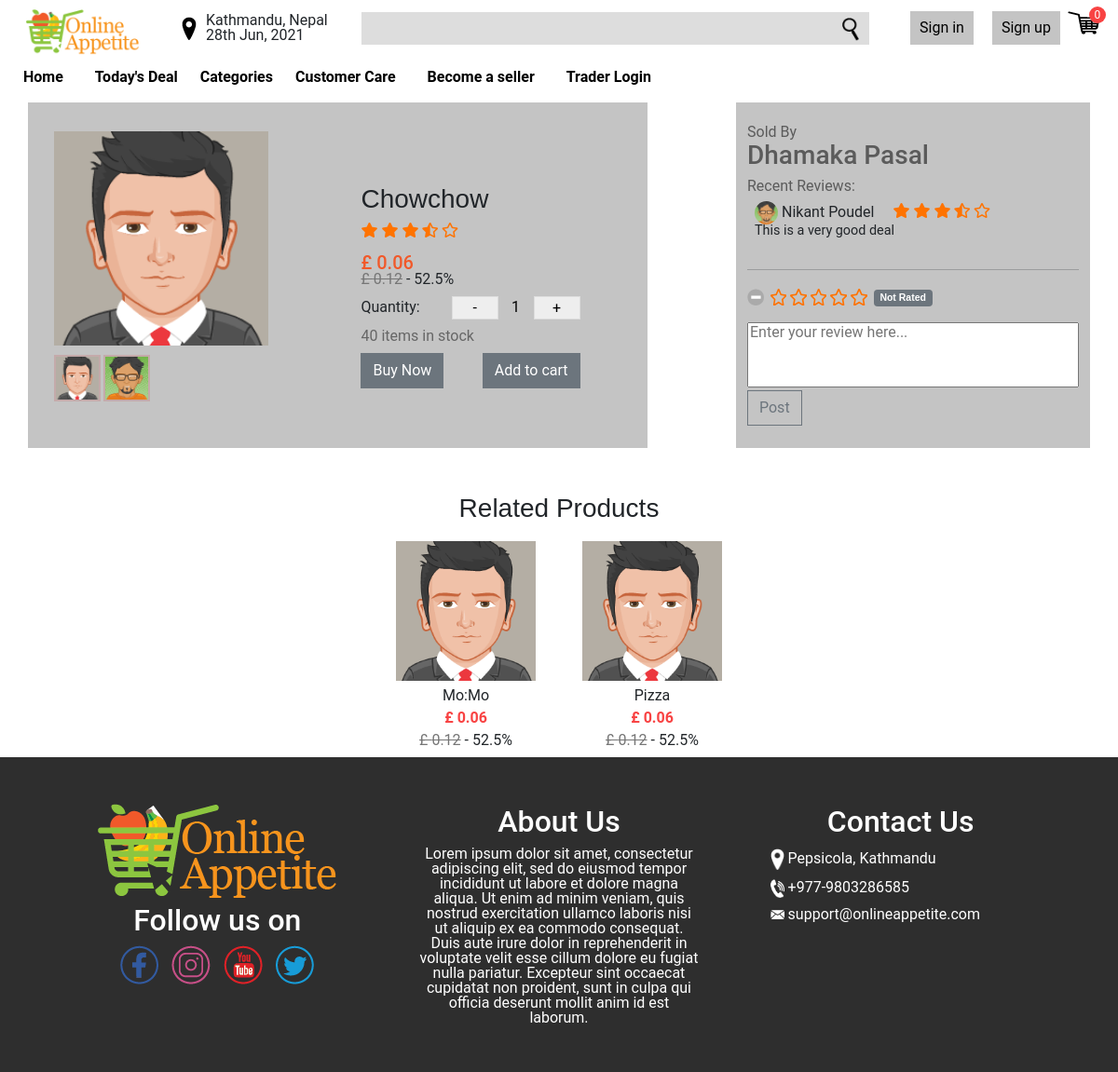
The page /product.php?id=2 on the database as committed earlier.
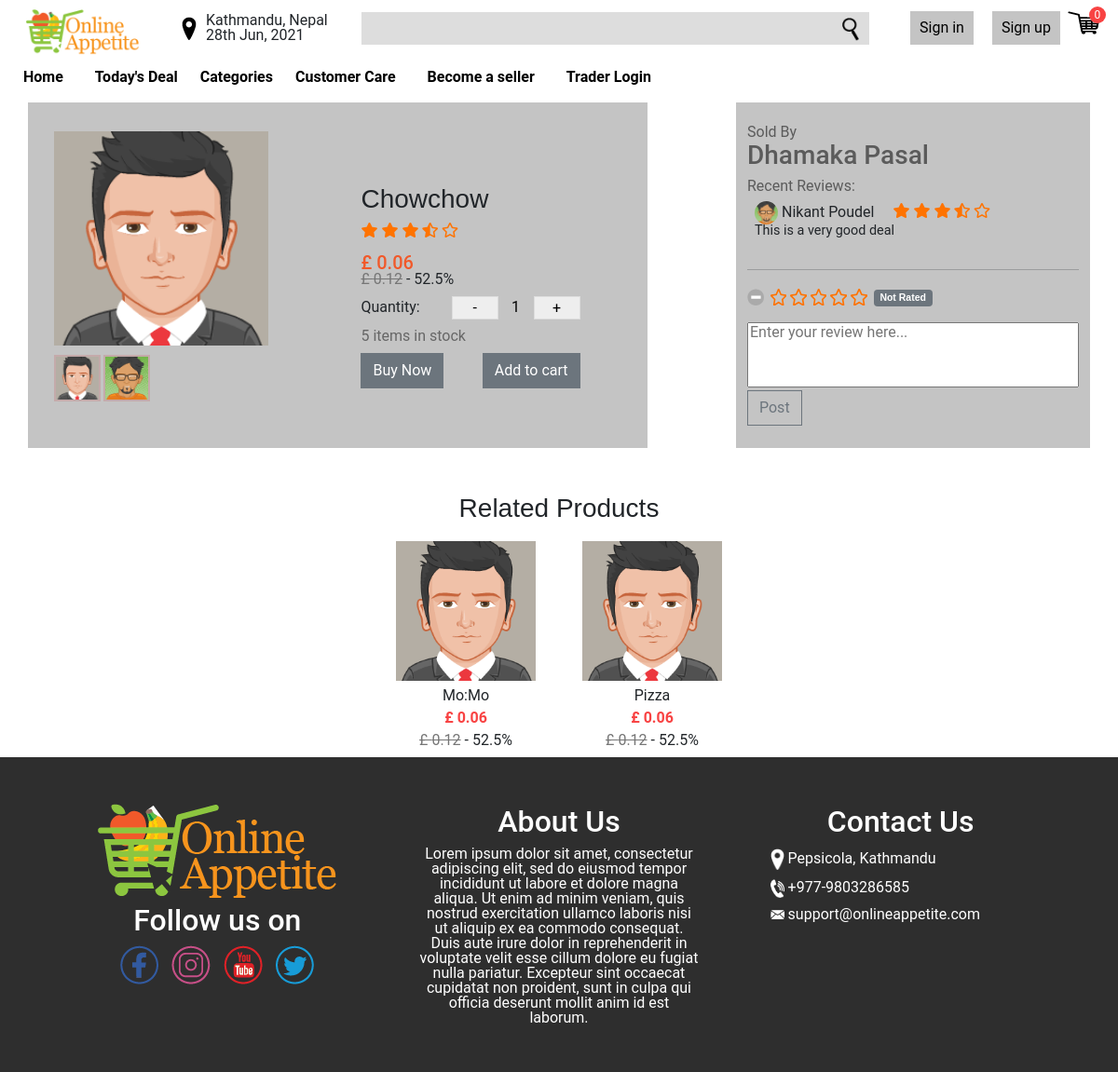
The same page on the database as committed later.
### tables this page shows
CREATE TABLE products (
	product_id INTEGER NOT NULL PRIMARY KEY AUTOINCREMENT,
	product_name VARCHAR(30) NOT NULL,
	category_id INTEGER NOT NULL,
	confirmed_on DATE NULL,
	price INTEGER NOT NULL,
	stock INTEGER NOT NULL,
	shop_id INTEGER NOT NULL,
	description VARCHAR(200) NOT NULL,
	image1 VARCHAR(50) NOT NULL,
	image2 VARCHAR(50) NOT NULL,
	created_at TIMESTAMP DEFAULT CURRENT_TIMESTAMP,
	updated_at TIMESTAMP NULL, "trader_id" INTEGER,
	FOREIGN KEY (category_id) REFERENCES category (category_id),
	FOREIGN KEY (shop_id) REFERENCES shop (shop_id)
);

CREATE TABLE shops (
	shop_id INTEGER NOT NULL PRIMARY KEY AUTOINCREMENT,
	trader_id INTEGER NOT NULL,
	shop_name VARCHAR(30) NOT NULL,
	verified_on DATE NULL,
	gov_no VARCHAR(30) NOT NULL,
	address VARCHAR(50) NOT NULL,
	contact_no VARCHAR(20) NOT NULL,
	shop_type VARCHAR(20) NOT NULL,
	description VARCHAR(200) NOT NULL,
	created_at TIMESTAMP DEFAULT CURRENT_TIMESTAMP,
	updated_at TIMESTAMP NULL,
	FOREIGN KEY (trader_id) REFERENCES trader (trader_id)
);

CREATE TABLE reviews (
	review_id INTEGER NOT NULL PRIMARY KEY AUTOINCREMENT,
	user_id INTEGER NOT NULL,
	product_id INTEGER NOT NULL,
	rating INTEGER NOT NULL,
	review VARCHAR(200) NOT NULL,
	created_at TIMESTAMP DEFAULT CURRENT_TIMESTAMP,
	updated_at TIMESTAMP NULL,
	FOREIGN KEY (user_id) REFERENCES users (user_id),
	FOREIGN KEY (product_id) REFERENCES products (product_id)
);

CREATE TABLE users (
	user_id INTEGER NOT NULL PRIMARY KEY AUTOINCREMENT,
	full_name VARCHAR(30) NOT NULL,
	username VARCHAR(30) NOT NULL UNIQUE,
	email VARCHAR(100) NOT NULL UNIQUE,
	street VARCHAR(100) NULL,
	city VARCHAR(100) NULL,
	state VARCHAR(100) NULL,
	postal VARCHAR(100) NULL,
	country VARCHAR(100) NULL,
	gender INTEGER NOT NULL,
	user_role INTEGER DEFAULT 3,
	password_hash VARCHAR(30) NOT NULL,
	created_at TIMESTAMP DEFAULT CURRENT_TIMESTAMP,
	updated_at TIMESTAMP NULL
, "image" VARCHAR(100) DEFAULT NULL);

### utils/database.php (called while the page is built, shortened)
<?php
    try {
        $conn = new PDO("sqlite:".__DIR__."/../database.sqlite");
        $conn->setAttribute(PDO::ATTR_ERRMODE, PDO::ERRMODE_EXCEPTION);
    }catch(PDOException $e) {
        die("Connection failed: " . $e->getMessage());
    }
    function fetch_all_row($sql){
        global $conn;
        $stmt = $conn->prepare($sql);
        $stmt->execute();
        $res = $stmt->fetchAll(PDO::FETCH_ASSOC);
        return $res;
    }
    function fetch_row($sql){
        global $conn;
        $stmt = $conn->prepare($sql);
        $res = $stmt->execute();
        $res = $stmt->fetch(PDO::FETCH_ASSOC);
        return $res;
    }

### product.php (the view, shortened to what the rows shown need)
<?php
require_once 'utils/database.php';
$product_id = $_GET['id'];
$currentProduct = fetch_row("SELECT * FROM products INNER JOIN shops ON shops.shop_id = products.shop_id WHERE product_id = '$product_id'");
$discounts = fetch_all_row("SELECT rate FROM discounts WHERE ((discount_type = 'all') OR (discount_type = 'category' AND target_id = '" . $currentProduct['category_id'] . "') OR (discount_type = 'product' AND target_id = '" . $currentProduct['product_id'] . "') AND starts_on < CURRENT_DATE AND expires_on > CURRENT_DATE)");
$current_discounted_price = round($currentProduct['price'] / 100, 2);
foreach ($discounts as $discount) {
    $current_discounted_price = $current_discounted_price * (100 - $discount['rate']) * 0.01;
}
$current_discount_rate = (round($currentProduct['price'] / 100, 2) - $current_discounted_price) * 100 / round($currentProduct['price'] / 100, 2);
$products = fetch_all_row("SELECT * FROM products WHERE product_id != '$product_id' AND category_id == '" . $currentProduct['category_id'] . "' ORDER BY created_at LIMIT 10");
$reviews = fetch_all_row("SELECT * FROM reviews INNER JOIN users ON users.user_id = reviews.user_id WHERE product_id == '$product_id' ORDER BY created_at LIMIT 4");
?>
<!doctype html>
<html lang="en">
<head>
    <link rel="stylesheet" href="css/bootstrap.min.css">
    <link rel="stylesheet" href="css/fontawesome-free/css/all.min.css">
    <link rel="stylesheet" href="css/star-rating/star-rating.min.css">
    <link rel="stylesheet" href="css/star-rating/theme.min.css">
    <link rel="stylesheet" href="css/style.css">
    <link rel="stylesheet" href="css/index.css">
    <link rel="stylesheet" href="css/product.css">
</head>
<body>
    <div class="text-center">
        <div class="container-md">
            <div class="row">
                <div class="col-sm-12 col-lg-3 col-md-5 d-flex align-items-center justify-content-center" style="background-color:#c4c4c4">
                    <div style="display:inline-block; text-align:start;">
                        <img src="<?= $currentProduct['image1'] ?>" class="product-preview" id="product1">
                        <br>
                        <img src="<?= $currentProduct['image1'] ?>" onclick="setPreview(this.src)" class="thumbnail">
                        <img src="<?= $currentProduct['image2'] ?>" onclick="setPreview(this.src)" class="thumbnail">
                    </div>
                </div>
                <div class="col-sm-12 col-lg-4 col-md-7 text-start  d-flex align-items-center justify-content-center" style="background-color:#c4c4c4">
                    <div>
                        <h1 style="font-family: Gill Sans, sans-serif;font-size: 28px;margin-top:10%"><?= $currentProduct['product_name'] ?></h1>
                        <div class="stars">
                            <span class="fas fa-star"></span>
                            <span class="fas fa-star"></span>
                            <span class="fas fa-star"></span>
                            <span class="fas fa-star-half-alt"></span>
                            <span class="far fa-star"></span><br><br>
                        </div>
                        <span style="color:#F1592A; font-weight:500; font-size:20px;"> £ <?= number_format((float)$current_discounted_price, 2, '.', '') ?> </span><br>
                        <?php
                        if ($currentProduct['price'] != $current_discounted_price) {
                        ?>
                            <div>
                                <span class="discount">£ <?= number_format((float)$currentProduct['price'] / 100.0, 2, '.', '') ?></span> -
                                <span class="rate"><?= round($current_discount_rate, 2) ?>%</span>
                            </div>
                        <?php
                        }
                        ?>
                        <span>Quantity:</span>
                        <form class="quantity-form">
                            <button class="value-button" onclick="decreaseValue()" value="Decrease Value">-</button>
                            <input type="number" class="number-count" id="number" value="1" />
                            <button class="value-button" onclick="increaseValue(<?= $currentProduct['stock'] ?>)" value="Increase Value">+</button>
                        </form>
                        <div class="stock"><?= $currentProduct['stock'] ?> items in stock</div>
                        <div class="product-buttons">
                            <div>
                            </div>
                            <div>
                            </div>
                        </div>
                    </div>
                </div>
                <div class="col-sm-12 col-lg-4 col-md-12 offset-lg-1 py-4 d-flex flex-column justify-content-between" style="text-align:start;background-color:#c4c4c4">
                    <div>
                        <a href="shopProfile.php?id=<?= $currentProduct['shop_id'] ?>">
                            <h3 style="color:#5B5B5B"><?= $currentProduct['shop_name'] ?></h3>
                        </a>
                        <div class="reviews">
                            <?php
                            foreach ($reviews as $review) {
                            ?>
                                <div class="customer-review p-2">
                                    <img src="<?= $review['image'] ?>" class="profilepic" alt="">
                                    <span class="customer-name"><?= $review['full_name'] ?></span>
                                    <div class="stars d-inline-block px-3">
                                        <span class="fas fa-star"></span>
                                        <span class="fas fa-star"></span>
                                        <span class="fas fa-star"></span>
                                        <span class="fas fa-star-half-alt"></span>
                                        <span class="far fa-star"></span>
                                    </div>
                                    <span class="review"><?= $review['review'] ?></span>
                                </div>
                            <?php } ?>
                        </div>
                    </div>
                </div>
            </div>
        </div>
        <h1 style="font-family: Gill Sans, sans-serif;font-size: 28px;" class="text-center mt-5">Related Products</h1>
        <div class="container">
            <div class="products">
                <?php
                foreach ($products as $product) {
                    $discounts = fetch_all_row("SELECT rate FROM discounts WHERE ((discount_type = 'all') OR (discount_type = 'category' AND target_id = '" . $product['category_id'] . "') OR (discount_type = 'product' AND target_id = '" . $product['product_id'] . "') AND starts_on < CURRENT_DATE AND expires_on > CURRENT_DATE)");
                    $discounted_price = round($product['price'] / 100.0, 2);
                    foreach ($discounts as $discount) {
                        $discounted_price = $discounted_price * (100 - $discount['rate']) * 0.01;
                    }
                    $discount_rate = (round($product['price'] / 100.0, 2) - $discounted_price) * 100 / round($product['price'] / 100.0, 2);
                ?>
                    <div class="product" onclick="window.location.href='/product.php?id=<?= $product['product_id'] ?>'">
                        <img class="product-image" src="<?= $product['image1'] ?>" alt="">
                        <span class="product-name py-2"><?= $product['product_name'] ?></span>
                        <span class="price pb-2">£ <?= number_format((float)$discounted_price, 2, '.', '') ?></span>
                        <?php
                        if ($product['price'] != $discounted_price) {
                        ?>
                            <div>
                                <span class="discount">£ <?= number_format((float)$product['price'] / 100, 2, '.', '') ?></span> -
                                <span class="rate"><?= round($discount_rate, 2) ?>%</span>
                            </div>
                        <?php
                        }
                        ?>
                    </div>
                <?php } ?>
            </div>
        </div>
    </div>
    <?php include 'footer.php'; ?>
</body>
</html>

Rows that differ between the two databases and show on the page:
changed products "Chowchow": stock "40" → "5"
